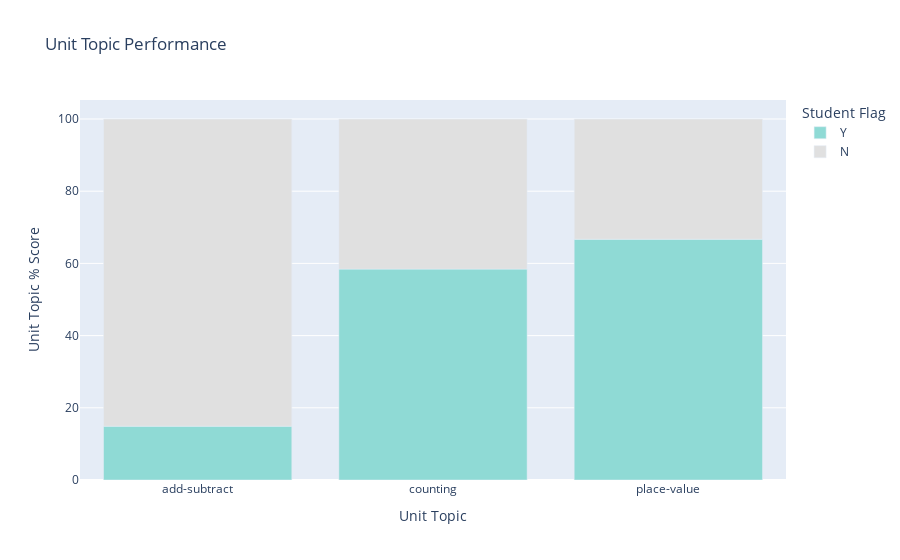

The cell this chart's notebook holds for it:
### Code cell
# Run visualizations workbook
%run visualizations.ipynb

### Figure 1 — Plotly figure (JSON) as saved in the notebook; plotly's stock layout.template omitted (floating-point values rounded to 4 significant figures)
{"data": [{"alignmentgroup": "True", "hovertemplate": "Student Flag=Y<br>Unit Topic=%{x}<br>Unit Topic % Score=%{y}<extra></extra>", "legendgroup": "Y", "marker": {"color": "#8FDAD5", "pattern": {"shape": ""}}, "name": "Y", "offsetgroup": "Y", "orientation": "v", "showlegend": true, "textposition": "auto", "type": "bar", "x": ["add-subtract", "counting", "place-value"], "xaxis": "x", "y": [14.89, 58.42, 66.67], "yaxis": "y"}, {"alignmentgroup": "True", "hovertemplate": "Student Flag=N<br>Unit Topic=%{x}<br>Unit Topic % Score=%{y}<extra></extra>", "legendgroup": "N", "marker": {"color": "#E0E0E0", "pattern": {"shape": ""}}, "name": "N", "offsetgroup": "N", "orientation": "v", "showlegend": true, "textposition": "auto", "type": "bar", "x": ["add-subtract", "counting", "place-value"], "xaxis": "x", "y": [85.11, 41.58, 33.33], "yaxis": "y"}], "layout": {"barmode": "relative", "legend": {"title": {"text": "Student Flag"}, "tracegroupgap": 0}, "title": {"text": "Unit Topic Performance"}, "xaxis": {"anchor": "y", "domain": [0, 1], "title": {"text": "Unit Topic"}}, "yaxis": {"anchor": "x", "domain": [0, 1], "title": {"text": "Unit Topic % Score"}}}}
